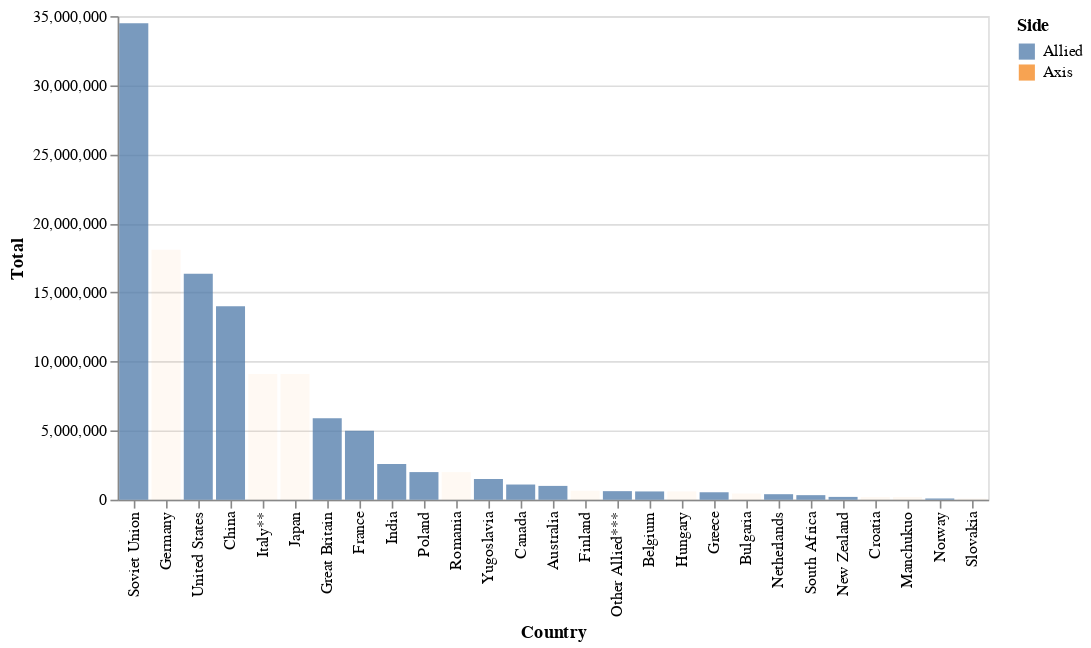

The cell this chart's notebook holds for it:
### Code cell
sides = ww2['Side'].unique()

selectSide = alt.selection_point(
    name='Select',
    fields=['Side'], 
    # init={'Major_Genre': sides[0]},
    # value={'Side': sides[0]}, THIS DOESN'T WORK
    value=sides[0],
    bind=alt.binding_select(options=sides),
    # clear=True
)


alt.Chart(ww2).mark_bar().add_selection(
    selectSide
).encode(
    alt.X('Country:N').sort(['Total:Q']),
    alt.Y('Total:Q'),
    alt.Color('Side:N'),
    tooltip='Total:Q',
    opacity=alt.condition(selectSide, alt.value(0.75), alt.value(0.05))
)

### Figure 1 — Vega-Lite specification as saved in the notebook (floating-point values rounded to 4 significant figures)
{"config": {"view": {"continuousWidth": 300, "continuousHeight": 300}}, "data": {"name": "data-0edbb3879cf1ab9a8e474d2d868200cb"}, "mark": {"type": "bar"}, "encoding": {"color": {"field": "Side", "type": "nominal"}, "opacity": {"condition": {"param": "Select", "value": 0.75}, "value": 0.05}, "tooltip": {"field": "Total", "type": "quantitative"}, "x": {"field": "Country", "sort": ["Total:Q"], "type": "nominal"}, "y": {"field": "Total", "type": "quantitative"}}, "params": [{"name": "Select", "select": {"type": "point", "fields": ["Side"]}, "bind": {"input": "select", "options": ["Allied", "Axis"]}, "value": "Allied"}], "$schema": "https://vega.github.io/schema/vega-lite/v5.8.0.json", "datasets": {"data-0edbb3879cf1ab9a8e474d2d868200cb": [{"Country": "Soviet Union", "Side": "Allied", "Total": 34480000.0}, {"Country": "Germany", "Side": "Axis", "Total": 18100000.0}, {"Country": "United States", "Side": "Allied", "Total": 16350000.0}, {"Country": "China", "Side": "Allied", "Total": 14000000.0}, {"Country": "Italy**", "Side": "Axis", "Total": 9100000.0}, {"Country": "Japan", "Side": "Axis", "Total": 9100000.0}, {"Country": "Great Britain", "Side": "Allied", "Total": 5896000.0}, {"Country": "France", "Side": "Allied", "Total": 5000000.0}, {"Country": "India", "Side": "Allied", "Total": 2581000.0}, {"Country": "Poland", "Side": "Allied", "Total": 2000000.0}, {"Country": "Romania", "Side": "Axis", "Total": 2000000.0}, {"Country": "Yugoslavia", "Side": "Allied", "Total": 1500000.0}, {"Country": "Canada", "Side": "Allied", "Total": 1100000.0}, {"Country": "Australia", "Side": "Allied", "Total": 1000000.0}, {"Country": "Finland", "Side": "Axis", "Total": 650000.0}, {"Country": "Other Allied***", "Side": "Allied", "Total": 620000.0}, {"Country": "Belgium", "Side": "Allied", "Total": 600000.0}, {"Country": "Hungary", "Side": "Axis", "Total": 600000.0}, {"Country": "Greece", "Side": "Allied", "Total": 540000.0}, {"Country": "Bulgaria", "Side": "Axis", "Total": 450000.0}, {"Country": "Netherlands", "Side": "Allied", "Total": 400000.0}, {"Country": "South Africa", "Side": "Allied", "Total": 330000.0}, {"Country": "New Zealand", "Side": "Allied", "Total": 204000.0}, {"Country": "Croatia", "Side": "Axis", "Total": 200000.0}, {"Country": "Manchukuo", "Side": "Axis", "Total": 200000.0}, {"Country": "Norway", "Side": "Allied", "Total": 90000.0}, {"Country": "Slovakia", "Side": "Axis", "Total": 80000.0}]}}
